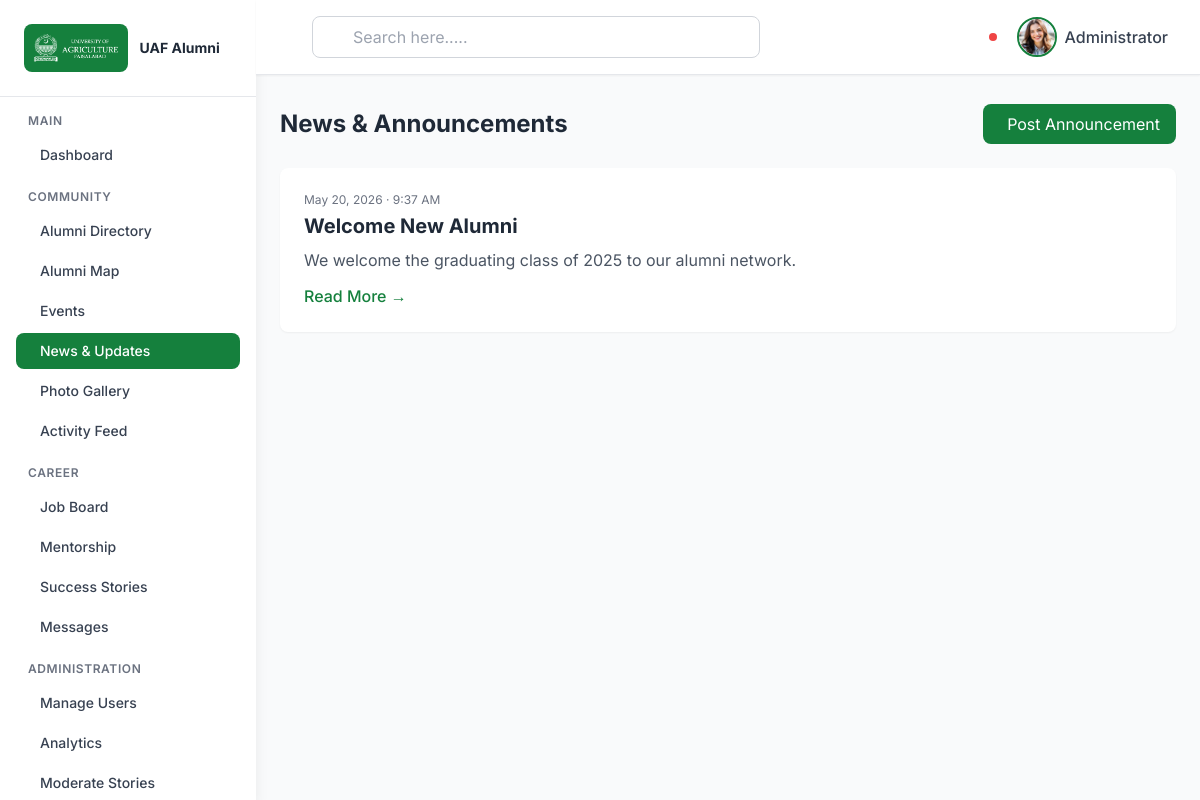
The app's page /admin/index.php?action=news (signed in) with its own data.
### tables this page shows
CREATE TABLE `announcements` (
  `announcement_id` int(11) NOT NULL,
  `title` varchar(255) NOT NULL,
  `body` text NOT NULL,
  `image` varchar(255) DEFAULT NULL,
  `created_by` int(11) NOT NULL,
  `created_at` datetime NOT NULL DEFAULT current_timestamp(),
  `updated_at` datetime DEFAULT NULL ON UPDATE current_timestamp()
);

### admin/controllers/AnnouncementController.php (called while the page is built, shortened)
<?php
require_once __DIR__ . '/../includes/helpers.php';
require_once __DIR__ . '/../models/Announcement.php';
class AnnouncementController {
    private $model;
    public function __construct() { $this->model = new Announcement(); }
    public function index() {
        $announcements = $this->model->getAll();
        require __DIR__ . '/../views/announcements/index.php';
    }
}

### admin/models/Announcement.php (called while the page is built, shortened)
<?php
require_once __DIR__ . '/../config/database.php';
class Announcement {
    private $conn;
    public function __construct() {
        $db = new Database();
        $this->conn = $db->getConnection();
    }
    public function getAll() {
        return $this->conn->query("SELECT a.*, u.email as author_email FROM announcements a LEFT JOIN users u ON a.created_by=u.user_id ORDER BY a.created_at DESC")->fetchAll();
    }
}

### admin/config/database.php (called while the page is built, shortened)
<?php
class Database {
    private $host = 'localhost';
    private $db_name = 'alumni_portal';
    private $username = 'root';
    private $password = '';
    public function getConnection() {
        $this->conn = null;
        try {
            $this->conn = new PDO(
                "mysql:host=" . $this->host . ";dbname=" . $this->db_name . ";charset=utf8mb4",
                $this->username,
                $this->password,
                [
                    PDO::ATTR_ERRMODE => PDO::ERRMODE_EXCEPTION,
                    PDO::ATTR_DEFAULT_FETCH_MODE => PDO::FETCH_ASSOC,
                    PDO::ATTR_EMULATE_PREPARES => false
                ]
            );
        } catch(PDOException $exception) {
            error_log("Connection error: " . $exception->getMessage());
        }
        return $this->conn;
    }
}

### admin/includes/helpers.php (called while the page is built, shortened)
<?php
function e($str) {
    return htmlspecialchars($str ?? '', ENT_QUOTES, 'UTF-8');
}

### admin/views/announcements/index.php (the view, shortened to what this page needs)
<!DOCTYPE html>
<html lang="en">
<?php include __DIR__ . '/../shared/head.php'; ?>
<body class="bg-gray-50">
<?php include __DIR__ . '/../shared/sidebar.php'; ?>
<?php include __DIR__ . '/../shared/header.php'; ?>
<main class="lg:ml-64 pt-20 min-h-screen">
    <div class="p-6 max-w-5xl mx-auto">
        <div class="flex items-center justify-between mb-6">
            <h1 class="text-2xl font-bold text-gray-800">News &amp; Announcements</h1>
            <?php if (($_SESSION['role'] ?? '') === 'admin'): ?>
                <a href="index.php?action=news_create" class="bg-green-700 text-white px-4 py-2 rounded-lg hover:bg-green-800 flex items-center space-x-2">
                    <i class="ri-add-line"></i><span>Post Announcement</span>
                </a>
            <?php endif; ?>
        </div>
        <div class="space-y-4">
            <?php foreach ($announcements as $a): ?>
                <article class="bg-white rounded-lg shadow-sm overflow-hidden hover:shadow-md transition">
                    <div class="md:flex">
                        <div class="p-6 flex-1">
                            <p class="text-xs text-gray-500 mb-1"><?= date('M d, Y · g:i A', strtotime($a['created_at'])) ?></p>
                            <h2 class="text-xl font-bold text-gray-800 mb-2"><?= e($a['title']) ?></h2>
                            <p class="text-gray-600 mb-3"><?= e(substr($a['body'], 0, 200)) ?><?= strlen($a['body']) > 200 ? '...' : '' ?></p>
                            <div class="flex items-center justify-between">
                                <a href="index.php?action=news_show&id=<?= $a['announcement_id'] ?>" class="text-green-700 font-medium hover:underline">Read More →</a>
                                <?php if (($_SESSION['role'] ?? '') === 'admin'): ?>
                                    <div class="flex space-x-2">
                                    </div>
                                <?php endif; ?>
                            </div>
                        </div>
                    </div>
                </article>
            <?php endforeach; ?>
        </div>
    </div>
</main>
</body>
</html>

### admin/views/shared/head.php (style rules this page uses)
:root { --primary-green: #1a5f3f; --primary-green-dark: #0f4a2f; --primary-green-light: #2d7a5a; }
body { font-family: 'Inter', sans-serif; }

### records on screen
announcements: created_at "May 20, 2026 · 9:37 AM", title "Welcome New Alumni", body "We welcome the graduating class of 2025 to our alumni network."

### other values on screen
$_SESSION['name'] "Administrator"
